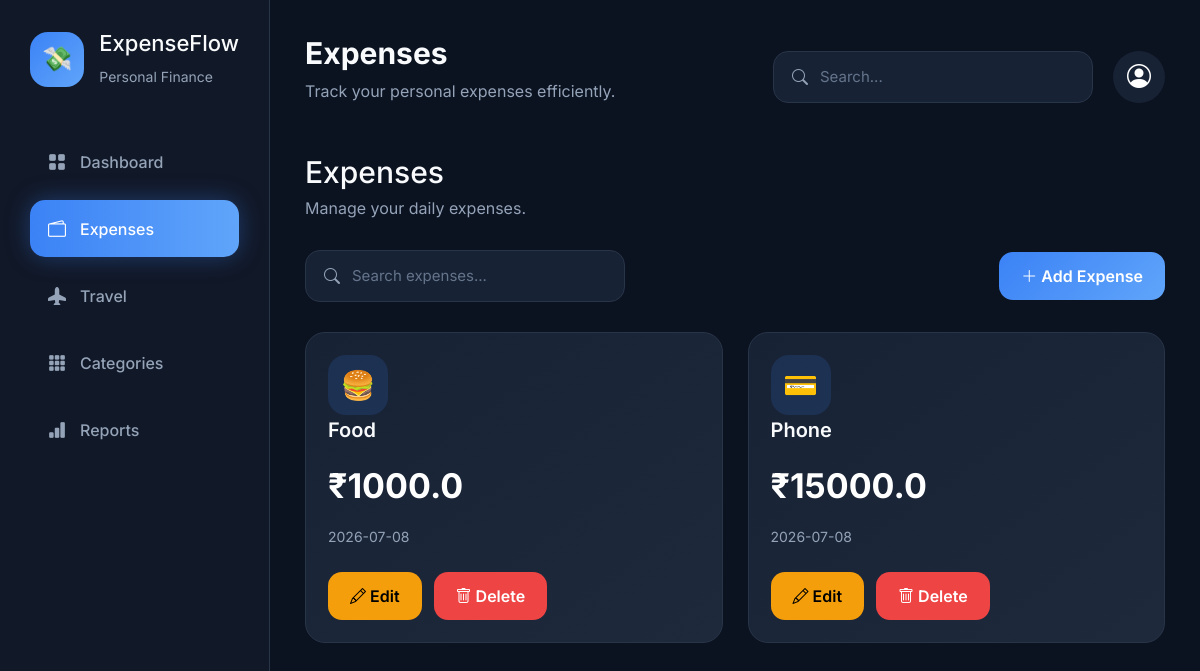
The app's page /expenses (signed in), older data.
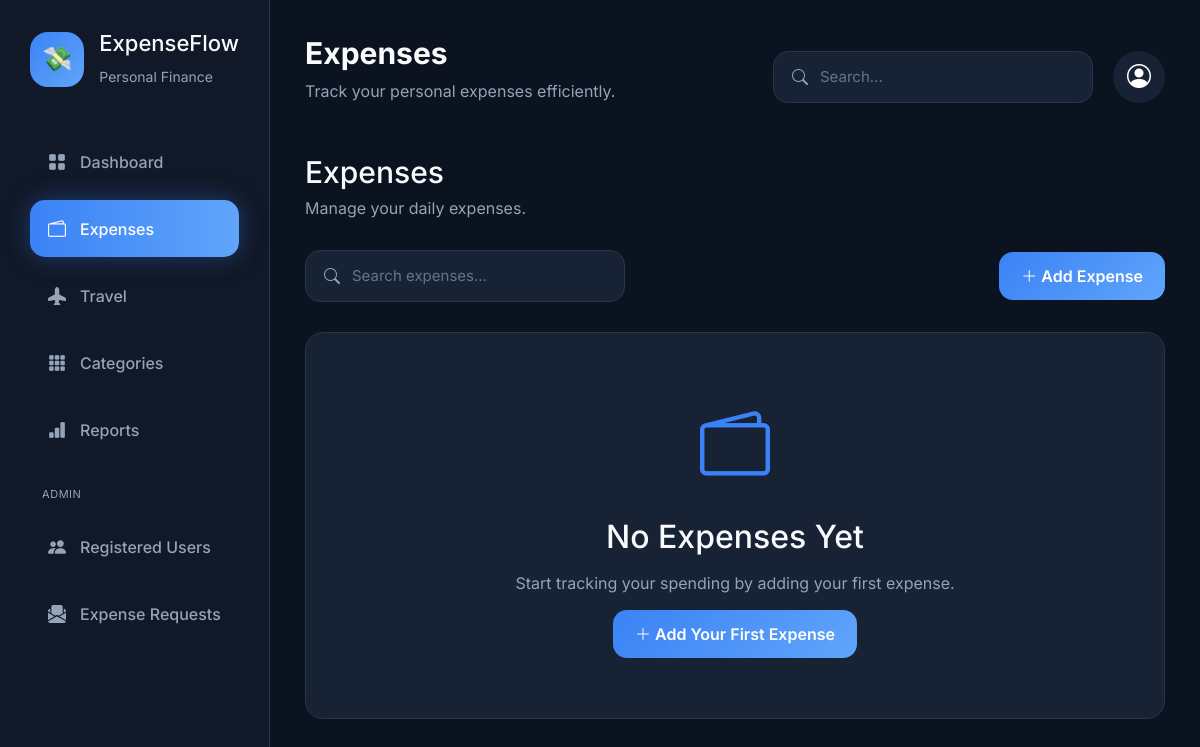
The same page, newer data.
### tables this page shows
CREATE TABLE expenses (
        expense_id INTEGER PRIMARY KEY AUTOINCREMENT,
        user_id INTEGER NOT NULL,
        category TEXT NOT NULL,
        amount REAL NOT NULL,
        expense_date DATE NOT NULL,
        description TEXT,
        FOREIGN KEY(user_id)
        REFERENCES users(user_id)
    );

### app.py (the view)
@app.route("/expenses")
def expenses():
    conn = sqlite3.connect(DATABASE)
    conn.row_factory = sqlite3.Row
    expenses = conn.execute("""
        SELECT *
        FROM expenses
        WHERE user_id=?
        ORDER BY expense_date DESC
    """,(session["user_id"],)).fetchall()
    conn.close()
    return render_template(
        "expenses.html",
        expenses=expenses
    )

### app.py (called while the page is built)
@app.before_request
def require_login():
    if request.endpoint is None:
        return
    allowed_routes = {
        "login",
        "signup",
        "logout",
        "static"
    }
    if request.endpoint in allowed_routes:
        return
    if "user_id" not in session:
        return redirect("/login")
    if request.endpoint.startswith("admin_") and not session.get("is_admin"):
        flash("You don't have permission to view that page.")
        return redirect("/")

### templates/expenses.html (shortened to what this page needs)
{% extends 'base.html' %}
{% set page_title = "Expenses" %}
{% block content %}
<div class="page-header">
    <h2>Expenses</h2>
    <p>
        Manage your daily expenses.
    </p>
</div>
<div class="toolbar">
    <div class="search-box">
        <i class="bi bi-search"></i>
        <input
        placeholder="Search expenses...">
    </div>
    <a
    href="/expense/add"
    class="btn btn-primary">
        <i class="bi bi-plus-lg"></i>
        Add Expense
    </a>
</div>
{% if expenses %}
<div class="expense-grid">
{% for expense in expenses %}
<div class="expense-card">
    <div class="expense-icon">
        {% if expense.category=="Food" %}
            🍔
        {% elif expense.category=="Transport" %}
            🚕
        {% elif expense.category=="Travel" %}
            ✈️
        {% elif expense.category=="Shopping" %}
            🛍️
        {% elif expense.category=="Entertainment" %}
            🎬
        {% elif expense.category=="Rent" %}
            🏠
        {% elif expense.category=="Utilities" %}
            💡
        {% elif expense.category=="Groceries" %}
            🛒
        {% elif expense.category=="Medical" %}
            🏥
        {% elif expense.category=="Fuel" %}
            ⛽
        {% else %}
            💳
        {% endif %}
    </div>
    <div class="expense-title">
        {{ expense.category }}
    </div>
    <div class="expense-amount">
        ₹{{ expense.amount }}
    </div>
    <div class="expense-date">
        {{ expense.expense_date }}
    </div>
    <div
    style="
    margin-top:25px;
    display:flex;
    gap:12px;">
        <a
        href="/expense/edit/{{ expense.expense_id }}"
        class="btn btn-warning">
            <i class="bi bi-pencil"></i>
            Edit
        </a>
        <a
        href="/expense/delete/{{ expense.expense_id }}"
        class="btn btn-danger"
        onclick="
        return confirm(
            'Delete this expense?'
        )">
            <i class="bi bi-trash"></i>
            Delete
        </a>
    </div>
</div>
{% endfor %}
</div>
{% else %}
<div
class="content-card"
style="
text-align:center;
padding:60px;">
    <i
    class="bi bi-wallet2"
    style="
    font-size:70px;
    color:#3B82F6;"></i>
    <h2
    style="
    margin-top:20px;">
        No Expenses Yet
    </h2>
    <p
    style="
    margin:15px 0;
    color:#94A3B8;">
        Start tracking your spending by adding your first expense.
    </p>
    <a
    href="/expense/add"
    class="btn btn-primary">
        <i class="bi bi-plus-lg"></i>
        Add Your First Expense
    </a>
</div>
{% endif %}
{% endblock %}

### templates/base.html (shortened to what this page needs)
<!DOCTYPE html>
<html lang="en">
<head>
    <link rel="stylesheet"
          href="https://cdn.jsdelivr.net/npm/bootstrap-icons@1.11.3/font/bootstrap-icons.min.css">
    <link href="https://cdn.jsdelivr.net/npm/bootstrap@5.3.3/dist/css/bootstrap.min.css"
          rel="stylesheet">
    <link rel="stylesheet"
          href="{{ url_for('static', filename='css/style.css') }}">
</head>
<body>
    <aside class="sidebar" id="mobileSidebar">
        <div class="logo">
            <div class="logo-icon">
                💸
            </div>
            <div>
                <h2>ExpenseFlow</h2>
                <span>Personal Finance</span>
            </div>
        </div>
        <nav class="menu">
            <a href="/"
               class="{% if request.path == '/' %}active{% endif %}">
                <i class="bi bi-grid-fill"></i>
                Dashboard
            </a>
            <a href="/expenses"
               class="{% if request.path.startswith('/expense') or request.path == '/expenses' %}active{% endif %}">
                <i class="bi bi-wallet2"></i>
                Expenses
            </a>
            <a href="/travel"
               class="{% if request.path == '/travel' %}active{% endif %}">
                <i class="bi bi-airplane-fill"></i>
                Travel
            </a>
            <a href="/categories"
               class="{% if request.path == '/categories' %}active{% endif %}">
                <i class="bi bi-grid-3x3-gap-fill"></i>
                Categories
            </a>
            <a href="/reports"
               class="{% if request.path == '/reports' %}active{% endif %}">
                <i class="bi bi-bar-chart-fill"></i>
                Reports
            </a>
            {% if session.get('is_admin') %}
            <small style="display:block;margin:18px 0 6px 12px;color:var(--muted);text-transform:uppercase;font-size:11px;letter-spacing:.05em;">
                Admin
            </small>
            <a href="/admin/users"
               class="{% if request.path == '/admin/users' %}active{% endif %}">
                <i class="bi bi-people-fill"></i>
                Registered Users
            </a>
            <a href="/admin/expense-requests"
               class="{% if request.path == '/admin/expense-requests' %}active{% endif %}">
                <i class="bi bi-envelope-paper-fill"></i>
                Expense Requests
            </a>
            {% endif %}
        </nav>
    </aside>
    <main class="main-content">
        <div class="topbar">
            <div>
                <h3>
                    {% if page_title %}
                        {{ page_title }}
                    {% else %}
                        Dashboard
                    {% endif %}
                </h3>
                <p>
                    Track your personal expenses efficiently.
                </p>
            </div>
            <div class="topbar-right">
                <div class="search-box">
                    <i class="bi bi-search"></i>
                    <input
                        type="text"
                        placeholder="Search...">
                </div>
                <div class="profile-dropdown" id="profileDropdown">
                    <button
                        class="profile-btn"
                        onclick="toggleProfileMenu(event)">
                        <i class="bi bi-person-circle"></i>
                    </button>
                </div>
            </div>
        </div>
        {% block content %}
        {% endblock %}
    </main>
</body>
</html>

### static/css/style.css (style rules this page uses)
:root { --bg:#0B1220; --sidebar:#111827; --card:#182235; --card-light:#202C42; --primary:#3B82F6; --primary-hover:#2563EB; --green:#22C55E; --yellow:#F59E0B; --red:#EF4444; --text:#F8FAFC; --muted:#94A3B8; --border:#283548; --shadow: 0 10px 35px rgba(0,0,0,.35); --radius:18px; }
* { margin:0; padding:0; box-sizing:border-box; }
html { scroll-behavior:smooth; }
body { background:var(--bg); color:var(--text); font-family:"Inter",sans-serif; }
a { text-decoration:none; color:inherit; }
.sidebar { position:fixed; left:0; top:0; width:270px; height:100vh; background:var(--sidebar); border-right:1px solid var(--border); padding:30px; display:flex; flex-direction:column; }
.logo { display:flex; align-items:center; gap:15px; margin-bottom:45px; }
.logo-icon { width:55px; height:55px; border-radius:18px; background:linear-gradient( 135deg, var(--primary), #60A5FA); display:flex; justify-content:center; align-items:center; font-size:24px; }
.logo h2 { font-size:22px; }
.logo span { color:var(--muted); font-size:14px; }
.menu { display:flex; flex-direction:column; gap:10px; }
.menu a { display:flex; align-items:center; gap:14px; padding:15px 18px; border-radius:15px; color:var(--muted); transition:.3s; font-weight:500; }
.menu a i { font-size:18px; }
.menu a.active { background:linear-gradient( 90deg, var(--primary), #60A5FA); color:white; box-shadow:0 0 25px rgba(59,130,246,.35); }
.main-content { margin-left:270px; min-height:100vh; padding:35px; }
.topbar { display:flex; justify-content:space-between; align-items:center; margin-bottom:35px; }
.topbar h3 { font-size:30px; font-weight:700; }
.topbar p { color:var(--muted); margin-top:4px; }
.topbar-right { display:flex; align-items:center; gap:20px; }
.search-box { width:320px; height:52px; background:var(--card); border:1px solid var(--border); border-radius:15px; display:flex; align-items:center; padding:0 18px; }
.search-box i { color:var(--muted); }
.search-box input { flex:1; margin-left:12px; background:none; border:none; outline:none; color:white; font-size:15px; }
.search-box input::placeholder { color:#64748B; }
.profile-btn { width:52px; height:52px; border:none; cursor:pointer; border-radius:50%; background:var(--card); color:white; font-size:24px; transition:.3s; }
.profile-dropdown { position:relative; }
.page-header { margin-bottom:30px; }
.page-header h2 { font-size:30px; margin-bottom:6px; }
.page-header p { color:var(--muted); }
.btn { border:none; border-radius:14px; padding:12px 22px; font-weight:600; transition:.3s; }
.btn-primary { background:linear-gradient( 135deg, var(--primary), #60A5FA ); color:white; }
.content-card { background:var(--card); border:1px solid var(--border); border-radius:18px; padding:25px; margin-top:20px; }
.toolbar { display:flex; justify-content:space-between; align-items:center; gap:15px; margin-bottom:30px; }

Row changes from the older to the newer data that the page shows:
removed expenses: category "Food", amount "1000.0", expense_date "2026-07-08"
removed expenses: category "Phone", amount "15000.0", expense_date "2026-07-08"
Text that changed along with them:
text now shown: "ADMIN Registered Users Expense Requests No Expenses Yet Start tracking your spending by adding your first expense. Add Your First Expense"
